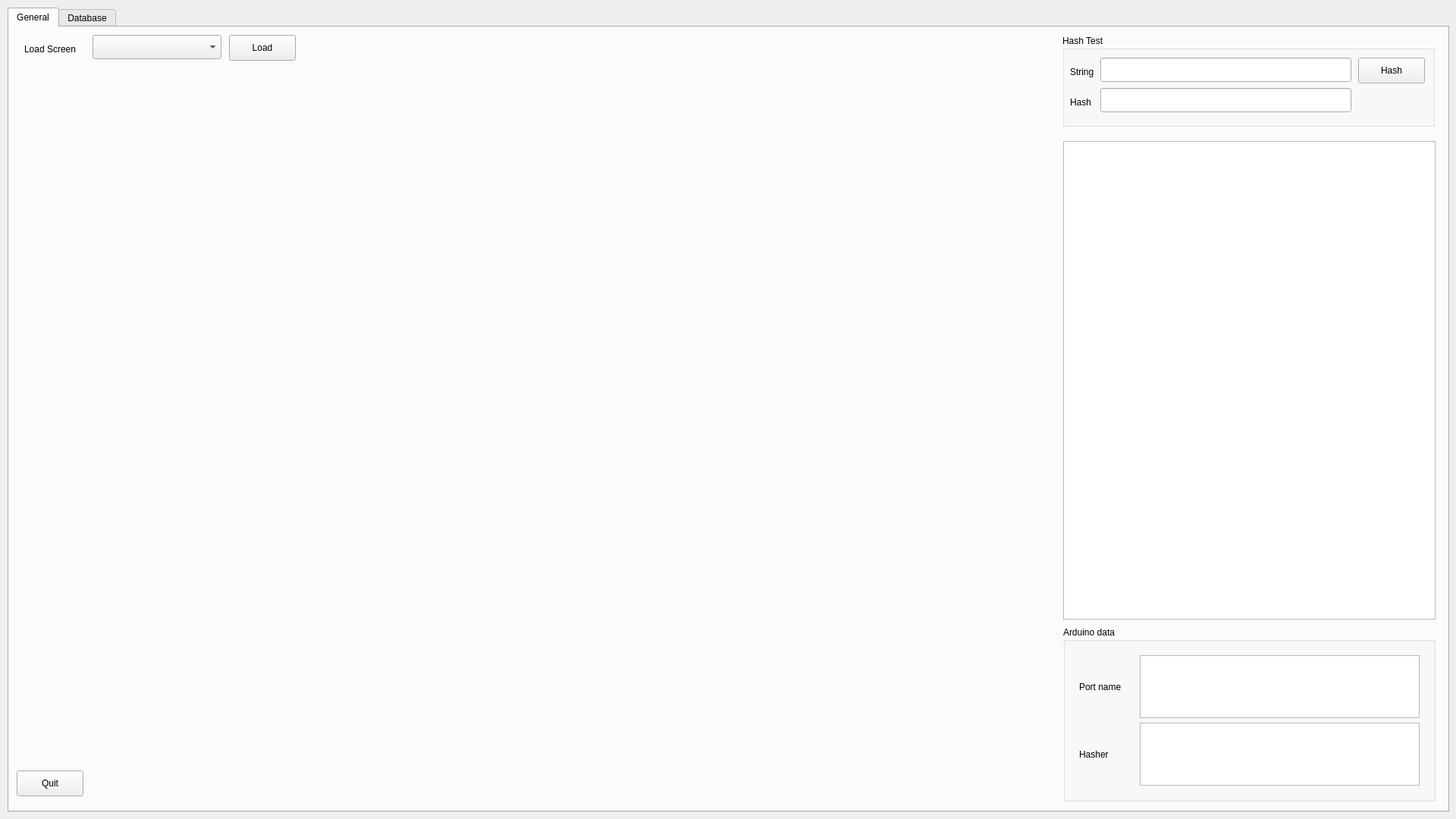
<?xml version="1.0" encoding="UTF-8"?>
<ui version="4.0">
 <class>ScreenDebug</class>
 <widget class="QWidget" name="ScreenDebug">
  <property name="geometry">
   <rect>
    <x>0</x>
    <y>0</y>
    <width>1920</width>
    <height>1080</height>
   </rect>
  </property>
  <property name="minimumSize">
   <size>
    <width>1920</width>
    <height>1080</height>
   </size>
  </property>
  <property name="maximumSize">
   <size>
    <width>1920</width>
    <height>1080</height>
   </size>
  </property>
  <property name="contextMenuPolicy">
   <enum>Qt::NoContextMenu</enum>
  </property>
  <property name="windowTitle">
   <string>Form</string>
  </property>
  <widget class="QTabWidget" name="tabWidget">
   <property name="geometry">
    <rect>
     <x>10</x>
     <y>10</y>
     <width>1901</width>
     <height>1061</height>
    </rect>
   </property>
   <property name="tabPosition">
    <enum>QTabWidget::North</enum>
   </property>
   <property name="tabShape">
    <enum>QTabWidget::Rounded</enum>
   </property>
   <property name="currentIndex">
    <number>0</number>
   </property>
   <widget class="QWidget" name="generalTab">
    <attribute name="title">
     <string>General</string>
    </attribute>
    <widget class="QPushButton" name="loadScreenSubmit">
     <property name="geometry">
      <rect>
       <x>290</x>
       <y>10</y>
       <width>88</width>
       <height>34</height>
      </rect>
     </property>
     <property name="text">
      <string>Load</string>
     </property>
    </widget>
    <widget class="QLabel" name="loadScreen">
     <property name="geometry">
      <rect>
       <x>20</x>
       <y>20</y>
       <width>81</width>
       <height>18</height>
      </rect>
     </property>
     <property name="text">
      <string>Load Screen</string>
     </property>
    </widget>
    <widget class="QComboBox" name="loadScreenSelection">
     <property name="geometry">
      <rect>
       <x>110</x>
       <y>10</y>
       <width>170</width>
       <height>32</height>
      </rect>
     </property>
     <property name="maximumSize">
      <size>
       <width>170</width>
       <height>16777215</height>
      </size>
     </property>
     <property name="currentText">
      <string/>
     </property>
    </widget>
    <widget class="QPushButton" name="quitButton">
     <property name="geometry">
      <rect>
       <x>10</x>
       <y>980</y>
       <width>88</width>
       <height>34</height>
      </rect>
     </property>
     <property name="text">
      <string>Quit</string>
     </property>
    </widget>
    <widget class="QGroupBox" name="hashTestBox">
     <property name="geometry">
      <rect>
       <x>1389</x>
       <y>10</y>
       <width>491</width>
       <height>121</height>
      </rect>
     </property>
     <property name="title">
      <string>Hash Test</string>
     </property>
     <widget class="QLineEdit" name="hashString">
      <property name="geometry">
       <rect>
        <x>50</x>
        <y>30</y>
        <width>331</width>
        <height>32</height>
       </rect>
      </property>
     </widget>
     <widget class="QPushButton" name="hashButton">
      <property name="geometry">
       <rect>
        <x>390</x>
        <y>30</y>
        <width>88</width>
        <height>34</height>
       </rect>
      </property>
      <property name="text">
       <string>Hash</string>
      </property>
     </widget>
     <widget class="QLineEdit" name="hashHash">
      <property name="geometry">
       <rect>
        <x>50</x>
        <y>70</y>
        <width>331</width>
        <height>32</height>
       </rect>
      </property>
     </widget>
     <widget class="QLabel" name="hashStringLabel">
      <property name="geometry">
       <rect>
        <x>10</x>
        <y>40</y>
        <width>41</width>
        <height>18</height>
       </rect>
      </property>
      <property name="text">
       <string>String</string>
      </property>
     </widget>
     <widget class="QLabel" name="hashHashLabel">
      <property name="geometry">
       <rect>
        <x>10</x>
        <y>80</y>
        <width>41</width>
        <height>18</height>
       </rect>
      </property>
      <property name="text">
       <string>Hash</string>
      </property>
     </widget>
     <widget class="QLabel" name="hashVerifyLabel">
      <property name="geometry">
       <rect>
        <x>390</x>
        <y>80</y>
        <width>81</width>
        <height>18</height>
       </rect>
      </property>
      <property name="text">
       <string/>
      </property>
     </widget>
    </widget>
    <widget class="QListWidget" name="arduinoDataList">
     <property name="geometry">
      <rect>
       <x>1390</x>
       <y>150</y>
       <width>491</width>
       <height>631</height>
      </rect>
     </property>
    </widget>
    <widget class="QGroupBox" name="groupBox">
     <property name="geometry">
      <rect>
       <x>1390</x>
       <y>790</y>
       <width>491</width>
       <height>231</height>
      </rect>
     </property>
     <property name="title">
      <string>Arduino data</string>
     </property>
     <layout class="QHBoxLayout" name="horizontalLayout">
      <item>
       <widget class="QFrame" name="frame">
        <property name="sizePolicy">
         <sizepolicy hsizetype="Minimum" vsizetype="Preferred">
          <horstretch>0</horstretch>
          <verstretch>0</verstretch>
         </sizepolicy>
        </property>
        <property name="frameShape">
         <enum>QFrame::NoFrame</enum>
        </property>
        <property name="frameShadow">
         <enum>QFrame::Plain</enum>
        </property>
        <layout class="QVBoxLayout" name="verticalLayout">
         <item>
          <widget class="QLabel" name="label">
           <property name="text">
            <string>Port name</string>
           </property>
          </widget>
         </item>
         <item>
          <widget class="QLabel" name="label_2">
           <property name="text">
            <string>Hasher</string>
           </property>
          </widget>
         </item>
        </layout>
       </widget>
      </item>
      <item>
       <widget class="QFrame" name="frame_2">
        <property name="frameShape">
         <enum>QFrame::NoFrame</enum>
        </property>
        <property name="frameShadow">
         <enum>QFrame::Plain</enum>
        </property>
        <layout class="QVBoxLayout" name="verticalLayout_2">
         <item>
          <widget class="QTextBrowser" name="portName"/>
         </item>
         <item>
          <widget class="QTextBrowser" name="hasher"/>
         </item>
        </layout>
       </widget>
      </item>
     </layout>
    </widget>
   </widget>
   <widget class="QWidget" name="databaseTab">
    <attribute name="title">
     <string>Database</string>
    </attribute>
   </widget>
  </widget>
 </widget>
 <resources/>
 <connections/>
</ui>
